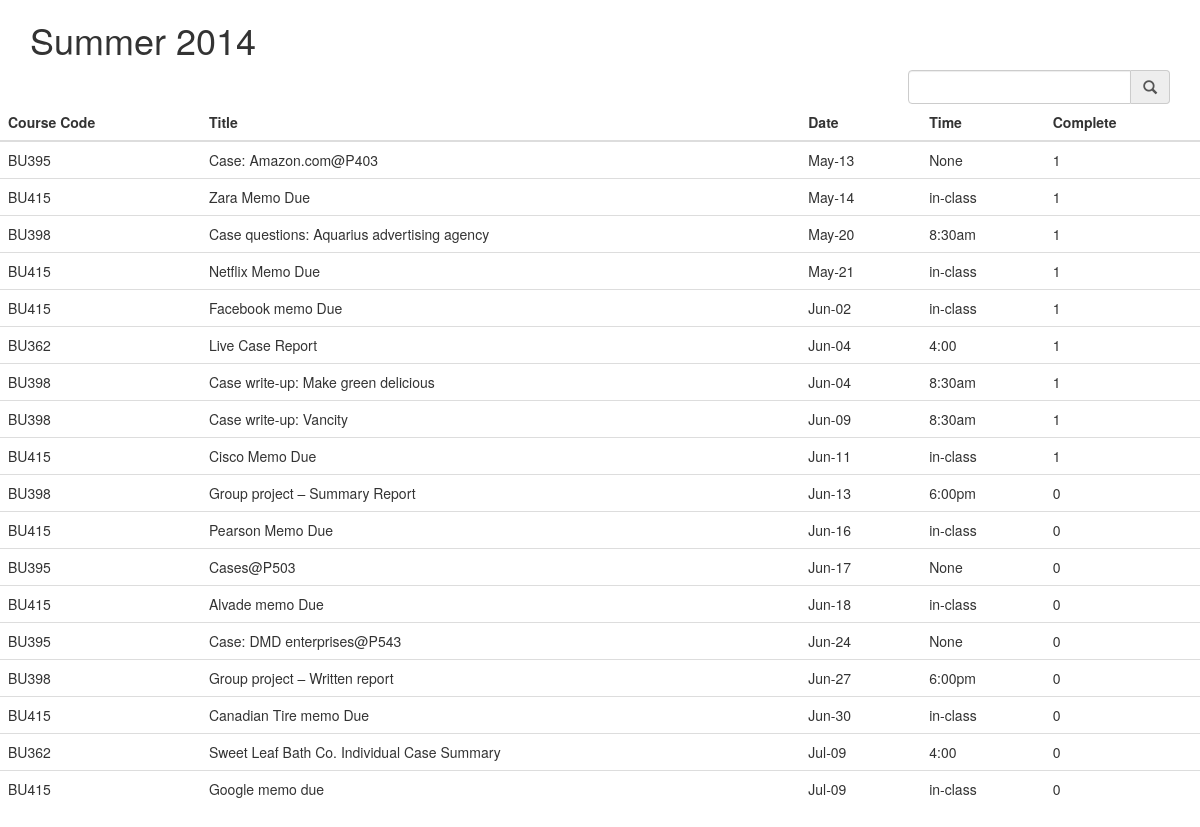
The app's page /Assignments, older data.
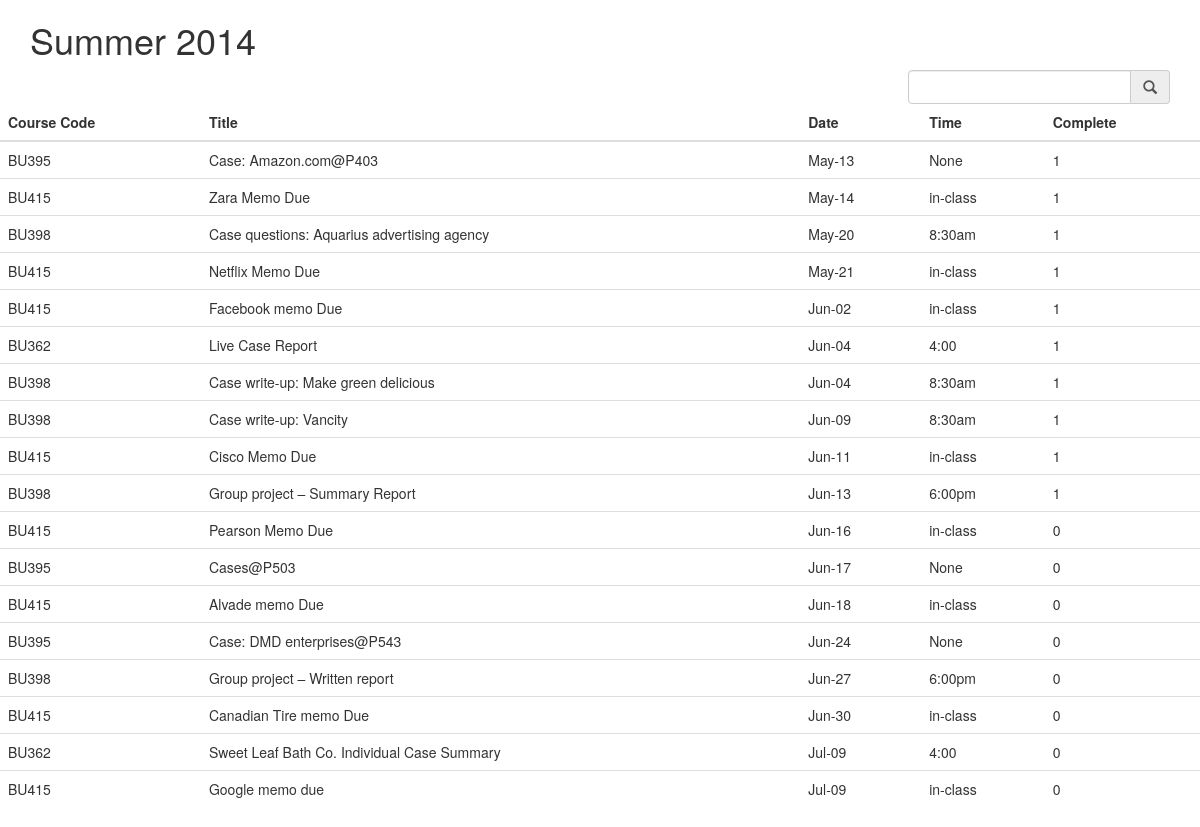
The same page, newer data.
### tables this page shows
CREATE TABLE Assignments
            (course_code text, name text,  date text, time text, complete bool);

### index.py (the view)
@app.route('/Assignments')
def show_assignments():
    db = get_db()
    sql = '''SELECT * FROM {0} ORDER BY date'''.format("Assignments")
    cur = db.execute(sql)
    entries = cur.fetchall()
    return render_template('show_assignments.html', entries=entries)

### index.py (called while the page is built)
def get_db():
    top = _app_ctx_stack.top
    if not hasattr(top, 'sqlite_db'):
        sqlite_db = sqlite3.connect(app.config['DATABASE'])
        sqlite_db.row_factory = sqlite3.Row
        top.sqlite_db = sqlite_db
    return top.sqlite_db

@app.teardown_appcontext
def close_db_connection(exception):
    top = _app_ctx_stack.top
    if hasattr(top, 'sqlite_db'):
        top.sqlite_db.close()

def format_datetime(value,format='%b-%d'):
    list_date = value.split('-')
    strdate = date(int(list_date[0]),int(list_date[1]),int(list_date[2]))
    return strdate.strftime(format)

### templates/show_assignments.html (shortened to what this page needs)
{% extends "individual_reading.html" %}
{% block body %}
        <div class="row" >
            <div class="col-md-12">
                 <table class="table" id="homework">
                     <thead>
                      <tr>
                          <th>Course Code</th>
                          <th>Title</th>
                          <th>Date</th>
                          <th>Time</th>
                          <th>Complete</th>
                      </tr>
                      </thead>
                    <tbody>
                    {% for entry in entries %}
                    <tr>
                        <td>{{ entry.course_code }}</td>
                        <td>{{ entry.name }}</td>
                        <td>{{ entry.date|datetimeformat }}</td>
                        <td>{{ entry.time }}</td>
                        <td>{{ entry.complete }}</td>
                    </tr>
                    {% else %}
                    <tr><td><em>Unbelievable.  No entries here so far</em></td></tr>
                    {% endfor %}
                     </tbody>
                 </table>
        </div>
    </div>
{% endblock %}

Row changes from the older to the newer data that the page shows:
changed Assignments "Group project – Summary Report": complete "0" → "1"
